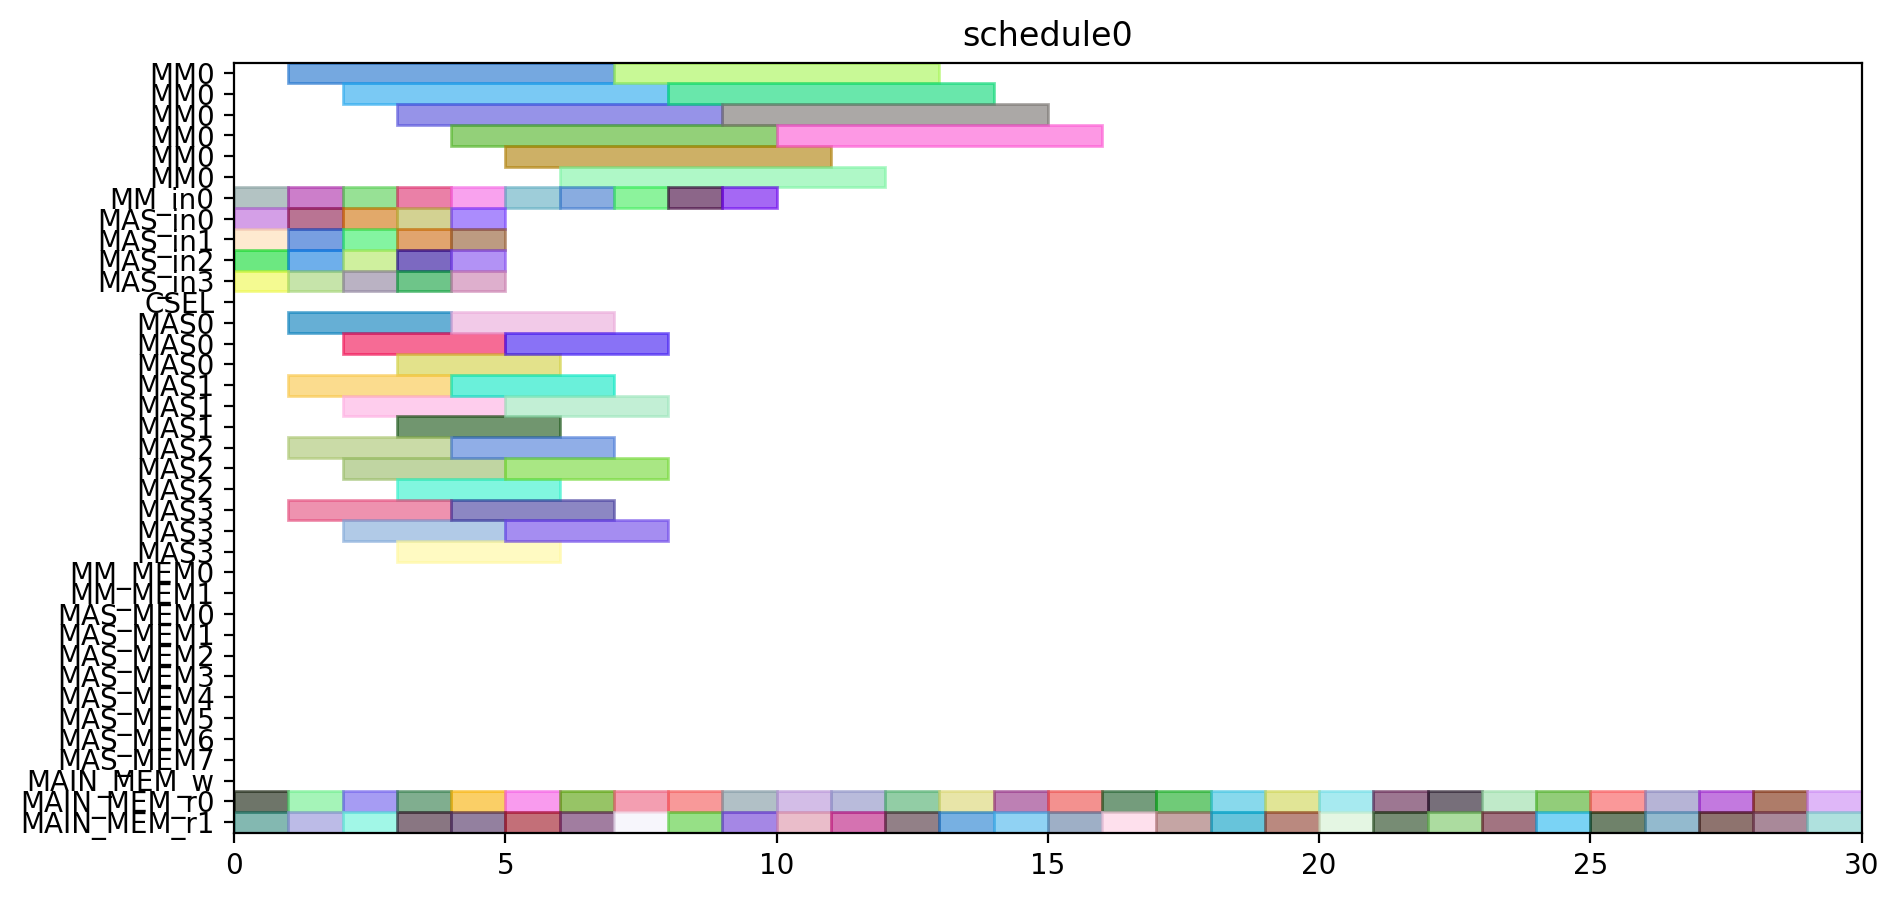

Write the Python code that produced this figure.
from pyschedule import Scenario, solvers, plotters, alt


def solve():
	horizon = 131
	S = Scenario("schedule0", horizon=horizon)

	# resource
	MM = S.Resources('MM', num=1, size=6)
	MM_in = S.Resources('MM_in', num=1)
	MAS_in = S.Resources('MAS_in', num=4)
	CSEL = S.Resource('CSEL')
	MAS = S.Resources('MAS', num=4, size=3, periods=range(1, horizon))
	MM_MEM = S.Resources('MM_MEM', num=2)
	MAS_MEM = S.Resources('MAS_MEM', num=8)
	MAIN_MEM_w = S.Resource('MAIN_MEM_w', size=1)
	MAIN_MEM_r = S.Resources('MAIN_MEM_r', num=2)

	# result of previous scheduling

	# new tasks
	c_aa_a1_0 = S.Task('c_aa_a1_0', length=3, delay_cost=1)
	c_aa_a1_0 += alt(MAS)
	c_aa_a1_0_in = S.Task('c_aa_a1_0_in', length=1, delay_cost=1)
	c_aa_a1_0_in += alt(MAS_in)
	S += c_aa_a1_0_in*MAS_in[0]<=c_aa_a1_0*MAS[0]

	S += c_aa_a1_0_in*MAS_in[1]<=c_aa_a1_0*MAS[1]

	S += c_aa_a1_0_in*MAS_in[2]<=c_aa_a1_0*MAS[2]

	S += c_aa_a1_0_in*MAS_in[3]<=c_aa_a1_0*MAS[3]

	c_aa_a1_0_mem0 = S.Task('c_aa_a1_0_mem0', length=1, delay_cost=1)
	c_aa_a1_0_mem0 += MAIN_MEM_r[0]
	c_aa_a1_0_mem1 = S.Task('c_aa_a1_0_mem1', length=1, delay_cost=1)
	c_aa_a1_0_mem1 += MAIN_MEM_r[1]
	c_aa_a1_1 = S.Task('c_aa_a1_1', length=3, delay_cost=1)
	c_aa_a1_1 += alt(MAS)
	c_aa_a1_1_in = S.Task('c_aa_a1_1_in', length=1, delay_cost=1)
	c_aa_a1_1_in += alt(MAS_in)
	S += c_aa_a1_1_in*MAS_in[0]<=c_aa_a1_1*MAS[0]

	S += c_aa_a1_1_in*MAS_in[1]<=c_aa_a1_1*MAS[1]

	S += c_aa_a1_1_in*MAS_in[2]<=c_aa_a1_1*MAS[2]

	S += c_aa_a1_1_in*MAS_in[3]<=c_aa_a1_1*MAS[3]

	c_aa_a1_1_mem0 = S.Task('c_aa_a1_1_mem0', length=1, delay_cost=1)
	c_aa_a1_1_mem0 += MAIN_MEM_r[0]
	c_aa_a1_1_mem1 = S.Task('c_aa_a1_1_mem1', length=1, delay_cost=1)
	c_aa_a1_1_mem1 += MAIN_MEM_r[1]
	c_aa_t10 = S.Task('c_aa_t10', length=3, delay_cost=1)
	c_aa_t10 += alt(MAS)
	c_aa_t10_in = S.Task('c_aa_t10_in', length=1, delay_cost=1)
	c_aa_t10_in += alt(MAS_in)
	S += c_aa_t10_in*MAS_in[0]<=c_aa_t10*MAS[0]

	S += c_aa_t10_in*MAS_in[1]<=c_aa_t10*MAS[1]

	S += c_aa_t10_in*MAS_in[2]<=c_aa_t10*MAS[2]

	S += c_aa_t10_in*MAS_in[3]<=c_aa_t10*MAS[3]

	c_aa_t10_mem0 = S.Task('c_aa_t10_mem0', length=1, delay_cost=1)
	c_aa_t10_mem0 += MAIN_MEM_r[0]
	c_aa_t10_mem1 = S.Task('c_aa_t10_mem1', length=1, delay_cost=1)
	c_aa_t10_mem1 += MAIN_MEM_r[1]
	c_aa_t11 = S.Task('c_aa_t11', length=3, delay_cost=1)
	c_aa_t11 += alt(MAS)
	c_aa_t11_in = S.Task('c_aa_t11_in', length=1, delay_cost=1)
	c_aa_t11_in += alt(MAS_in)
	S += c_aa_t11_in*MAS_in[0]<=c_aa_t11*MAS[0]

	S += c_aa_t11_in*MAS_in[1]<=c_aa_t11*MAS[1]

	S += c_aa_t11_in*MAS_in[2]<=c_aa_t11*MAS[2]

	S += c_aa_t11_in*MAS_in[3]<=c_aa_t11*MAS[3]

	c_aa_t11_mem0 = S.Task('c_aa_t11_mem0', length=1, delay_cost=1)
	c_aa_t11_mem0 += MAIN_MEM_r[0]
	c_aa_t11_mem1 = S.Task('c_aa_t11_mem1', length=1, delay_cost=1)
	c_aa_t11_mem1 += MAIN_MEM_r[1]
	c_aa_t3_t0 = S.Task('c_aa_t3_t0', length=6, delay_cost=1)
	c_aa_t3_t0 += alt(MM)
	c_aa_t3_t0_in = S.Task('c_aa_t3_t0_in', length=1, delay_cost=1)
	c_aa_t3_t0_in += alt(MM_in)
	S += c_aa_t3_t0_in*MM_in[0]<=c_aa_t3_t0*MM[0]

	c_aa_t3_t0_mem0 = S.Task('c_aa_t3_t0_mem0', length=1, delay_cost=1)
	c_aa_t3_t0_mem0 += MAIN_MEM_r[0]
	c_aa_t3_t0_mem1 = S.Task('c_aa_t3_t0_mem1', length=1, delay_cost=1)
	c_aa_t3_t0_mem1 += MAIN_MEM_r[1]
	c_aa_t3_t1 = S.Task('c_aa_t3_t1', length=6, delay_cost=1)
	c_aa_t3_t1 += alt(MM)
	c_aa_t3_t1_in = S.Task('c_aa_t3_t1_in', length=1, delay_cost=1)
	c_aa_t3_t1_in += alt(MM_in)
	S += c_aa_t3_t1_in*MM_in[0]<=c_aa_t3_t1*MM[0]

	c_aa_t3_t1_mem0 = S.Task('c_aa_t3_t1_mem0', length=1, delay_cost=1)
	c_aa_t3_t1_mem0 += MAIN_MEM_r[0]
	c_aa_t3_t1_mem1 = S.Task('c_aa_t3_t1_mem1', length=1, delay_cost=1)
	c_aa_t3_t1_mem1 += MAIN_MEM_r[1]
	c_aa_t3_t2 = S.Task('c_aa_t3_t2', length=3, delay_cost=1)
	c_aa_t3_t2 += alt(MAS)
	c_aa_t3_t2_in = S.Task('c_aa_t3_t2_in', length=1, delay_cost=1)
	c_aa_t3_t2_in += alt(MAS_in)
	S += c_aa_t3_t2_in*MAS_in[0]<=c_aa_t3_t2*MAS[0]

	S += c_aa_t3_t2_in*MAS_in[1]<=c_aa_t3_t2*MAS[1]

	S += c_aa_t3_t2_in*MAS_in[2]<=c_aa_t3_t2*MAS[2]

	S += c_aa_t3_t2_in*MAS_in[3]<=c_aa_t3_t2*MAS[3]

	c_aa_t3_t2_mem0 = S.Task('c_aa_t3_t2_mem0', length=1, delay_cost=1)
	c_aa_t3_t2_mem0 += MAIN_MEM_r[0]
	c_aa_t3_t2_mem1 = S.Task('c_aa_t3_t2_mem1', length=1, delay_cost=1)
	c_aa_t3_t2_mem1 += MAIN_MEM_r[1]
	c_aa_t3_t3 = S.Task('c_aa_t3_t3', length=3, delay_cost=1)
	c_aa_t3_t3 += alt(MAS)
	c_aa_t3_t3_in = S.Task('c_aa_t3_t3_in', length=1, delay_cost=1)
	c_aa_t3_t3_in += alt(MAS_in)
	S += c_aa_t3_t3_in*MAS_in[0]<=c_aa_t3_t3*MAS[0]

	S += c_aa_t3_t3_in*MAS_in[1]<=c_aa_t3_t3*MAS[1]

	S += c_aa_t3_t3_in*MAS_in[2]<=c_aa_t3_t3*MAS[2]

	S += c_aa_t3_t3_in*MAS_in[3]<=c_aa_t3_t3*MAS[3]

	c_aa_t3_t3_mem0 = S.Task('c_aa_t3_t3_mem0', length=1, delay_cost=1)
	c_aa_t3_t3_mem0 += MAIN_MEM_r[0]
	c_aa_t3_t3_mem1 = S.Task('c_aa_t3_t3_mem1', length=1, delay_cost=1)
	c_aa_t3_t3_mem1 += MAIN_MEM_r[1]
	c_bb_a1_0 = S.Task('c_bb_a1_0', length=3, delay_cost=1)
	c_bb_a1_0 += alt(MAS)
	c_bb_a1_0_in = S.Task('c_bb_a1_0_in', length=1, delay_cost=1)
	c_bb_a1_0_in += alt(MAS_in)
	S += c_bb_a1_0_in*MAS_in[0]<=c_bb_a1_0*MAS[0]

	S += c_bb_a1_0_in*MAS_in[1]<=c_bb_a1_0*MAS[1]

	S += c_bb_a1_0_in*MAS_in[2]<=c_bb_a1_0*MAS[2]

	S += c_bb_a1_0_in*MAS_in[3]<=c_bb_a1_0*MAS[3]

	c_bb_a1_0_mem0 = S.Task('c_bb_a1_0_mem0', length=1, delay_cost=1)
	c_bb_a1_0_mem0 += MAIN_MEM_r[0]
	c_bb_a1_0_mem1 = S.Task('c_bb_a1_0_mem1', length=1, delay_cost=1)
	c_bb_a1_0_mem1 += MAIN_MEM_r[1]
	c_bb_a1_1 = S.Task('c_bb_a1_1', length=3, delay_cost=1)
	c_bb_a1_1 += alt(MAS)
	c_bb_a1_1_in = S.Task('c_bb_a1_1_in', length=1, delay_cost=1)
	c_bb_a1_1_in += alt(MAS_in)
	S += c_bb_a1_1_in*MAS_in[0]<=c_bb_a1_1*MAS[0]

	S += c_bb_a1_1_in*MAS_in[1]<=c_bb_a1_1*MAS[1]

	S += c_bb_a1_1_in*MAS_in[2]<=c_bb_a1_1*MAS[2]

	S += c_bb_a1_1_in*MAS_in[3]<=c_bb_a1_1*MAS[3]

	c_bb_a1_1_mem0 = S.Task('c_bb_a1_1_mem0', length=1, delay_cost=1)
	c_bb_a1_1_mem0 += MAIN_MEM_r[0]
	c_bb_a1_1_mem1 = S.Task('c_bb_a1_1_mem1', length=1, delay_cost=1)
	c_bb_a1_1_mem1 += MAIN_MEM_r[1]
	c_bb_t10 = S.Task('c_bb_t10', length=3, delay_cost=1)
	c_bb_t10 += alt(MAS)
	c_bb_t10_in = S.Task('c_bb_t10_in', length=1, delay_cost=1)
	c_bb_t10_in += alt(MAS_in)
	S += c_bb_t10_in*MAS_in[0]<=c_bb_t10*MAS[0]

	S += c_bb_t10_in*MAS_in[1]<=c_bb_t10*MAS[1]

	S += c_bb_t10_in*MAS_in[2]<=c_bb_t10*MAS[2]

	S += c_bb_t10_in*MAS_in[3]<=c_bb_t10*MAS[3]

	c_bb_t10_mem0 = S.Task('c_bb_t10_mem0', length=1, delay_cost=1)
	c_bb_t10_mem0 += MAIN_MEM_r[0]
	c_bb_t10_mem1 = S.Task('c_bb_t10_mem1', length=1, delay_cost=1)
	c_bb_t10_mem1 += MAIN_MEM_r[1]
	c_bb_t11 = S.Task('c_bb_t11', length=3, delay_cost=1)
	c_bb_t11 += alt(MAS)
	c_bb_t11_in = S.Task('c_bb_t11_in', length=1, delay_cost=1)
	c_bb_t11_in += alt(MAS_in)
	S += c_bb_t11_in*MAS_in[0]<=c_bb_t11*MAS[0]

	S += c_bb_t11_in*MAS_in[1]<=c_bb_t11*MAS[1]

	S += c_bb_t11_in*MAS_in[2]<=c_bb_t11*MAS[2]

	S += c_bb_t11_in*MAS_in[3]<=c_bb_t11*MAS[3]

	c_bb_t11_mem0 = S.Task('c_bb_t11_mem0', length=1, delay_cost=1)
	c_bb_t11_mem0 += MAIN_MEM_r[0]
	c_bb_t11_mem1 = S.Task('c_bb_t11_mem1', length=1, delay_cost=1)
	c_bb_t11_mem1 += MAIN_MEM_r[1]
	c_bb_t3_t0 = S.Task('c_bb_t3_t0', length=6, delay_cost=1)
	c_bb_t3_t0 += alt(MM)
	c_bb_t3_t0_in = S.Task('c_bb_t3_t0_in', length=1, delay_cost=1)
	c_bb_t3_t0_in += alt(MM_in)
	S += c_bb_t3_t0_in*MM_in[0]<=c_bb_t3_t0*MM[0]

	c_bb_t3_t0_mem0 = S.Task('c_bb_t3_t0_mem0', length=1, delay_cost=1)
	c_bb_t3_t0_mem0 += MAIN_MEM_r[0]
	c_bb_t3_t0_mem1 = S.Task('c_bb_t3_t0_mem1', length=1, delay_cost=1)
	c_bb_t3_t0_mem1 += MAIN_MEM_r[1]
	c_bb_t3_t1 = S.Task('c_bb_t3_t1', length=6, delay_cost=1)
	c_bb_t3_t1 += alt(MM)
	c_bb_t3_t1_in = S.Task('c_bb_t3_t1_in', length=1, delay_cost=1)
	c_bb_t3_t1_in += alt(MM_in)
	S += c_bb_t3_t1_in*MM_in[0]<=c_bb_t3_t1*MM[0]

	c_bb_t3_t1_mem0 = S.Task('c_bb_t3_t1_mem0', length=1, delay_cost=1)
	c_bb_t3_t1_mem0 += MAIN_MEM_r[0]
	c_bb_t3_t1_mem1 = S.Task('c_bb_t3_t1_mem1', length=1, delay_cost=1)
	c_bb_t3_t1_mem1 += MAIN_MEM_r[1]
	c_bb_t3_t2 = S.Task('c_bb_t3_t2', length=3, delay_cost=1)
	c_bb_t3_t2 += alt(MAS)
	c_bb_t3_t2_in = S.Task('c_bb_t3_t2_in', length=1, delay_cost=1)
	c_bb_t3_t2_in += alt(MAS_in)
	S += c_bb_t3_t2_in*MAS_in[0]<=c_bb_t3_t2*MAS[0]

	S += c_bb_t3_t2_in*MAS_in[1]<=c_bb_t3_t2*MAS[1]

	S += c_bb_t3_t2_in*MAS_in[2]<=c_bb_t3_t2*MAS[2]

	S += c_bb_t3_t2_in*MAS_in[3]<=c_bb_t3_t2*MAS[3]

	c_bb_t3_t2_mem0 = S.Task('c_bb_t3_t2_mem0', length=1, delay_cost=1)
	c_bb_t3_t2_mem0 += MAIN_MEM_r[0]
	c_bb_t3_t2_mem1 = S.Task('c_bb_t3_t2_mem1', length=1, delay_cost=1)
	c_bb_t3_t2_mem1 += MAIN_MEM_r[1]
	c_bb_t3_t3 = S.Task('c_bb_t3_t3', length=3, delay_cost=1)
	c_bb_t3_t3 += alt(MAS)
	c_bb_t3_t3_in = S.Task('c_bb_t3_t3_in', length=1, delay_cost=1)
	c_bb_t3_t3_in += alt(MAS_in)
	S += c_bb_t3_t3_in*MAS_in[0]<=c_bb_t3_t3*MAS[0]

	S += c_bb_t3_t3_in*MAS_in[1]<=c_bb_t3_t3*MAS[1]

	S += c_bb_t3_t3_in*MAS_in[2]<=c_bb_t3_t3*MAS[2]

	S += c_bb_t3_t3_in*MAS_in[3]<=c_bb_t3_t3*MAS[3]

	c_bb_t3_t3_mem0 = S.Task('c_bb_t3_t3_mem0', length=1, delay_cost=1)
	c_bb_t3_t3_mem0 += MAIN_MEM_r[0]
	c_bb_t3_t3_mem1 = S.Task('c_bb_t3_t3_mem1', length=1, delay_cost=1)
	c_bb_t3_t3_mem1 += MAIN_MEM_r[1]
	c_cc_a1_0 = S.Task('c_cc_a1_0', length=3, delay_cost=1)
	c_cc_a1_0 += alt(MAS)
	c_cc_a1_0_in = S.Task('c_cc_a1_0_in', length=1, delay_cost=1)
	c_cc_a1_0_in += alt(MAS_in)
	S += c_cc_a1_0_in*MAS_in[0]<=c_cc_a1_0*MAS[0]

	S += c_cc_a1_0_in*MAS_in[1]<=c_cc_a1_0*MAS[1]

	S += c_cc_a1_0_in*MAS_in[2]<=c_cc_a1_0*MAS[2]

	S += c_cc_a1_0_in*MAS_in[3]<=c_cc_a1_0*MAS[3]

	c_cc_a1_0_mem0 = S.Task('c_cc_a1_0_mem0', length=1, delay_cost=1)
	c_cc_a1_0_mem0 += MAIN_MEM_r[0]
	c_cc_a1_0_mem1 = S.Task('c_cc_a1_0_mem1', length=1, delay_cost=1)
	c_cc_a1_0_mem1 += MAIN_MEM_r[1]
	c_cc_a1_1 = S.Task('c_cc_a1_1', length=3, delay_cost=1)
	c_cc_a1_1 += alt(MAS)
	c_cc_a1_1_in = S.Task('c_cc_a1_1_in', length=1, delay_cost=1)
	c_cc_a1_1_in += alt(MAS_in)
	S += c_cc_a1_1_in*MAS_in[0]<=c_cc_a1_1*MAS[0]

	S += c_cc_a1_1_in*MAS_in[1]<=c_cc_a1_1*MAS[1]

	S += c_cc_a1_1_in*MAS_in[2]<=c_cc_a1_1*MAS[2]

	S += c_cc_a1_1_in*MAS_in[3]<=c_cc_a1_1*MAS[3]

	c_cc_a1_1_mem0 = S.Task('c_cc_a1_1_mem0', length=1, delay_cost=1)
	c_cc_a1_1_mem0 += MAIN_MEM_r[0]
	c_cc_a1_1_mem1 = S.Task('c_cc_a1_1_mem1', length=1, delay_cost=1)
	c_cc_a1_1_mem1 += MAIN_MEM_r[1]
	c_cc_t10 = S.Task('c_cc_t10', length=3, delay_cost=1)
	c_cc_t10 += alt(MAS)
	c_cc_t10_in = S.Task('c_cc_t10_in', length=1, delay_cost=1)
	c_cc_t10_in += alt(MAS_in)
	S += c_cc_t10_in*MAS_in[0]<=c_cc_t10*MAS[0]

	S += c_cc_t10_in*MAS_in[1]<=c_cc_t10*MAS[1]

	S += c_cc_t10_in*MAS_in[2]<=c_cc_t10*MAS[2]

	S += c_cc_t10_in*MAS_in[3]<=c_cc_t10*MAS[3]

	c_cc_t10_mem0 = S.Task('c_cc_t10_mem0', length=1, delay_cost=1)
	c_cc_t10_mem0 += MAIN_MEM_r[0]
	c_cc_t10_mem1 = S.Task('c_cc_t10_mem1', length=1, delay_cost=1)
	c_cc_t10_mem1 += MAIN_MEM_r[1]
	c_cc_t11 = S.Task('c_cc_t11', length=3, delay_cost=1)
	c_cc_t11 += alt(MAS)
	c_cc_t11_in = S.Task('c_cc_t11_in', length=1, delay_cost=1)
	c_cc_t11_in += alt(MAS_in)
	S += c_cc_t11_in*MAS_in[0]<=c_cc_t11*MAS[0]

	S += c_cc_t11_in*MAS_in[1]<=c_cc_t11*MAS[1]

	S += c_cc_t11_in*MAS_in[2]<=c_cc_t11*MAS[2]

	S += c_cc_t11_in*MAS_in[3]<=c_cc_t11*MAS[3]

	c_cc_t11_mem0 = S.Task('c_cc_t11_mem0', length=1, delay_cost=1)
	c_cc_t11_mem0 += MAIN_MEM_r[0]
	c_cc_t11_mem1 = S.Task('c_cc_t11_mem1', length=1, delay_cost=1)
	c_cc_t11_mem1 += MAIN_MEM_r[1]
	c_cc_t3_t0 = S.Task('c_cc_t3_t0', length=6, delay_cost=1)
	c_cc_t3_t0 += alt(MM)
	c_cc_t3_t0_in = S.Task('c_cc_t3_t0_in', length=1, delay_cost=1)
	c_cc_t3_t0_in += alt(MM_in)
	S += c_cc_t3_t0_in*MM_in[0]<=c_cc_t3_t0*MM[0]

	c_cc_t3_t0_mem0 = S.Task('c_cc_t3_t0_mem0', length=1, delay_cost=1)
	c_cc_t3_t0_mem0 += MAIN_MEM_r[0]
	c_cc_t3_t0_mem1 = S.Task('c_cc_t3_t0_mem1', length=1, delay_cost=1)
	c_cc_t3_t0_mem1 += MAIN_MEM_r[1]
	c_cc_t3_t1 = S.Task('c_cc_t3_t1', length=6, delay_cost=1)
	c_cc_t3_t1 += alt(MM)
	c_cc_t3_t1_in = S.Task('c_cc_t3_t1_in', length=1, delay_cost=1)
	c_cc_t3_t1_in += alt(MM_in)
	S += c_cc_t3_t1_in*MM_in[0]<=c_cc_t3_t1*MM[0]

	c_cc_t3_t1_mem0 = S.Task('c_cc_t3_t1_mem0', length=1, delay_cost=1)
	c_cc_t3_t1_mem0 += MAIN_MEM_r[0]
	c_cc_t3_t1_mem1 = S.Task('c_cc_t3_t1_mem1', length=1, delay_cost=1)
	c_cc_t3_t1_mem1 += MAIN_MEM_r[1]
	c_cc_t3_t2 = S.Task('c_cc_t3_t2', length=3, delay_cost=1)
	c_cc_t3_t2 += alt(MAS)
	c_cc_t3_t2_in = S.Task('c_cc_t3_t2_in', length=1, delay_cost=1)
	c_cc_t3_t2_in += alt(MAS_in)
	S += c_cc_t3_t2_in*MAS_in[0]<=c_cc_t3_t2*MAS[0]

	S += c_cc_t3_t2_in*MAS_in[1]<=c_cc_t3_t2*MAS[1]

	S += c_cc_t3_t2_in*MAS_in[2]<=c_cc_t3_t2*MAS[2]

	S += c_cc_t3_t2_in*MAS_in[3]<=c_cc_t3_t2*MAS[3]

	c_cc_t3_t2_mem0 = S.Task('c_cc_t3_t2_mem0', length=1, delay_cost=1)
	c_cc_t3_t2_mem0 += MAIN_MEM_r[0]
	c_cc_t3_t2_mem1 = S.Task('c_cc_t3_t2_mem1', length=1, delay_cost=1)
	c_cc_t3_t2_mem1 += MAIN_MEM_r[1]
	c_cc_t3_t3 = S.Task('c_cc_t3_t3', length=3, delay_cost=1)
	c_cc_t3_t3 += alt(MAS)
	c_cc_t3_t3_in = S.Task('c_cc_t3_t3_in', length=1, delay_cost=1)
	c_cc_t3_t3_in += alt(MAS_in)
	S += c_cc_t3_t3_in*MAS_in[0]<=c_cc_t3_t3*MAS[0]

	S += c_cc_t3_t3_in*MAS_in[1]<=c_cc_t3_t3*MAS[1]

	S += c_cc_t3_t3_in*MAS_in[2]<=c_cc_t3_t3*MAS[2]

	S += c_cc_t3_t3_in*MAS_in[3]<=c_cc_t3_t3*MAS[3]

	c_cc_t3_t3_mem0 = S.Task('c_cc_t3_t3_mem0', length=1, delay_cost=1)
	c_cc_t3_t3_mem0 += MAIN_MEM_r[0]
	c_cc_t3_t3_mem1 = S.Task('c_cc_t3_t3_mem1', length=1, delay_cost=1)
	c_cc_t3_t3_mem1 += MAIN_MEM_r[1]
	c_ab_t0_t0 = S.Task('c_ab_t0_t0', length=6, delay_cost=1)
	c_ab_t0_t0 += alt(MM)
	c_ab_t0_t0_in = S.Task('c_ab_t0_t0_in', length=1, delay_cost=1)
	c_ab_t0_t0_in += alt(MM_in)
	S += c_ab_t0_t0_in*MM_in[0]<=c_ab_t0_t0*MM[0]

	c_ab_t0_t0_mem0 = S.Task('c_ab_t0_t0_mem0', length=1, delay_cost=1)
	c_ab_t0_t0_mem0 += MAIN_MEM_r[0]
	c_ab_t0_t0_mem1 = S.Task('c_ab_t0_t0_mem1', length=1, delay_cost=1)
	c_ab_t0_t0_mem1 += MAIN_MEM_r[1]
	c_ab_t0_t1 = S.Task('c_ab_t0_t1', length=6, delay_cost=1)
	c_ab_t0_t1 += alt(MM)
	c_ab_t0_t1_in = S.Task('c_ab_t0_t1_in', length=1, delay_cost=1)
	c_ab_t0_t1_in += alt(MM_in)
	S += c_ab_t0_t1_in*MM_in[0]<=c_ab_t0_t1*MM[0]

	c_ab_t0_t1_mem0 = S.Task('c_ab_t0_t1_mem0', length=1, delay_cost=1)
	c_ab_t0_t1_mem0 += MAIN_MEM_r[0]
	c_ab_t0_t1_mem1 = S.Task('c_ab_t0_t1_mem1', length=1, delay_cost=1)
	c_ab_t0_t1_mem1 += MAIN_MEM_r[1]
	c_ab_t0_t2 = S.Task('c_ab_t0_t2', length=3, delay_cost=1)
	c_ab_t0_t2 += alt(MAS)
	c_ab_t0_t2_in = S.Task('c_ab_t0_t2_in', length=1, delay_cost=1)
	c_ab_t0_t2_in += alt(MAS_in)
	S += c_ab_t0_t2_in*MAS_in[0]<=c_ab_t0_t2*MAS[0]

	S += c_ab_t0_t2_in*MAS_in[1]<=c_ab_t0_t2*MAS[1]

	S += c_ab_t0_t2_in*MAS_in[2]<=c_ab_t0_t2*MAS[2]

	S += c_ab_t0_t2_in*MAS_in[3]<=c_ab_t0_t2*MAS[3]

	c_ab_t0_t2_mem0 = S.Task('c_ab_t0_t2_mem0', length=1, delay_cost=1)
	c_ab_t0_t2_mem0 += MAIN_MEM_r[0]
	c_ab_t0_t2_mem1 = S.Task('c_ab_t0_t2_mem1', length=1, delay_cost=1)
	c_ab_t0_t2_mem1 += MAIN_MEM_r[1]
	c_ab_t0_t3 = S.Task('c_ab_t0_t3', length=3, delay_cost=1)
	c_ab_t0_t3 += alt(MAS)
	c_ab_t0_t3_in = S.Task('c_ab_t0_t3_in', length=1, delay_cost=1)
	c_ab_t0_t3_in += alt(MAS_in)
	S += c_ab_t0_t3_in*MAS_in[0]<=c_ab_t0_t3*MAS[0]

	S += c_ab_t0_t3_in*MAS_in[1]<=c_ab_t0_t3*MAS[1]

	S += c_ab_t0_t3_in*MAS_in[2]<=c_ab_t0_t3*MAS[2]

	S += c_ab_t0_t3_in*MAS_in[3]<=c_ab_t0_t3*MAS[3]

	c_ab_t0_t3_mem0 = S.Task('c_ab_t0_t3_mem0', length=1, delay_cost=1)
	c_ab_t0_t3_mem0 += MAIN_MEM_r[0]
	c_ab_t0_t3_mem1 = S.Task('c_ab_t0_t3_mem1', length=1, delay_cost=1)
	c_ab_t0_t3_mem1 += MAIN_MEM_r[1]
	c_ab_t1_t0 = S.Task('c_ab_t1_t0', length=6, delay_cost=1)
	c_ab_t1_t0 += alt(MM)
	c_ab_t1_t0_in = S.Task('c_ab_t1_t0_in', length=1, delay_cost=1)
	c_ab_t1_t0_in += alt(MM_in)
	S += c_ab_t1_t0_in*MM_in[0]<=c_ab_t1_t0*MM[0]

	c_ab_t1_t0_mem0 = S.Task('c_ab_t1_t0_mem0', length=1, delay_cost=1)
	c_ab_t1_t0_mem0 += MAIN_MEM_r[0]
	c_ab_t1_t0_mem1 = S.Task('c_ab_t1_t0_mem1', length=1, delay_cost=1)
	c_ab_t1_t0_mem1 += MAIN_MEM_r[1]
	c_ab_t1_t1 = S.Task('c_ab_t1_t1', length=6, delay_cost=1)
	c_ab_t1_t1 += alt(MM)
	c_ab_t1_t1_in = S.Task('c_ab_t1_t1_in', length=1, delay_cost=1)
	c_ab_t1_t1_in += alt(MM_in)
	S += c_ab_t1_t1_in*MM_in[0]<=c_ab_t1_t1*MM[0]

	c_ab_t1_t1_mem0 = S.Task('c_ab_t1_t1_mem0', length=1, delay_cost=1)
	c_ab_t1_t1_mem0 += MAIN_MEM_r[0]
	c_ab_t1_t1_mem1 = S.Task('c_ab_t1_t1_mem1', length=1, delay_cost=1)
	c_ab_t1_t1_mem1 += MAIN_MEM_r[1]
	solvers.mip.solve(S,msg=1,kind='CPLEX',ratio_gap=1.01)

	solution = [['hoge']*len(S.solution()[1]) for i in range(len(S.solution()))]
	for i in range(len(S.solution())):
		for j in range(len(S.solution()[i])):
			solution[i][j]=str(S.solution()[i][j])
	print(solution)

	cycles = int(solution[-1][3])

	pic_file_name = "/home/mfukuda/ABE/multiRAM_multiMAS_16mux/scheduling_result/stage6MM1_stage3MAS4/FP12_INV_BEFORE_FPINV/schedule0.png"
	if(S.solution() != []):
		plotters.matplotlib.plot(S,img_filename=pic_file_name, show_task_labels=False, fig_size=(cycles*0.25+3, 5))

	return solution
